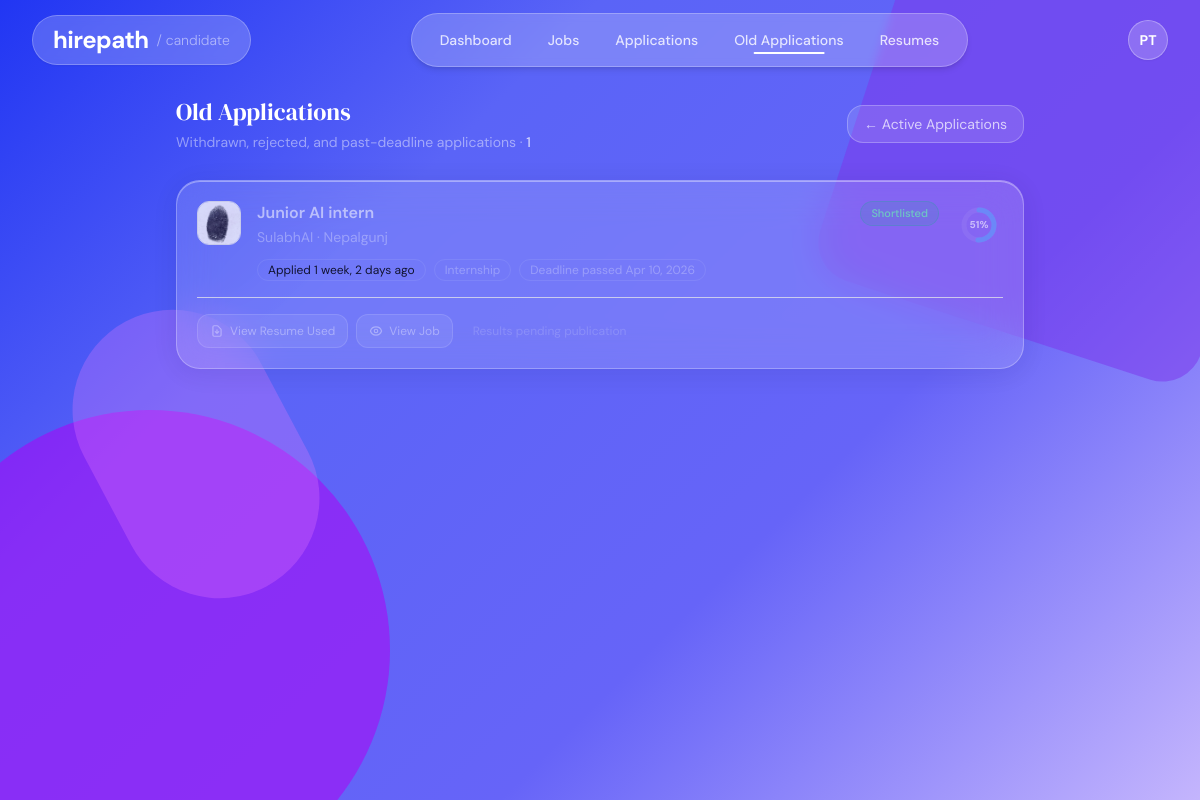
Page /applications/my/old/ (signed in) on the committed database.
### applications/models.py (models this page shows, shortened)
class Application(models.Model):
    class Status(models.TextChoices):
        PENDING     = "pending",     "Pending Review"
        REVIEWED    = "reviewed",    "Reviewed"
        SHORTLISTED = "shortlisted", "Shortlisted"
        REJECTED    = "rejected",    "Rejected"
        HIRED       = "hired",       "Hired"
        WITHDRAWN   = "withdrawn",   "Withdrawn"   # ← was missing, caused 3 view crashes
    candidate    = models.ForeignKey(
                     'accounts.CandidateProfile',
                     on_delete=models.CASCADE,
                     related_name="applications",
                   )
    job          = models.ForeignKey(
                     'jobs.Job',
                     on_delete=models.CASCADE,
                     related_name="applications",
                   )
    resume       = models.ForeignKey(
                     Resume,
                     on_delete=models.SET_NULL,
                     null=True,
                     related_name="applications",
                   )
    cover_letter  = models.TextField(blank=True, help_text="Optional cover letter")
    match_score   = models.FloatField(default=0)
    status        = models.CharField(
                      max_length=20,
                      choices=Status.choices,
                      default=Status.PENDING,
                    )
    company_note  = models.TextField(blank=True)
    score_notes   = models.TextField(blank=True)
    status_note   = models.TextField(blank=True, help_text="Internal note visible to company only")
    applied_at    = models.DateTimeField(auto_now_add=True)
    updated_at    = models.DateTimeField(auto_now=True)
    class Meta:
        constraints = [
            models.UniqueConstraint(fields=["candidate", "job"], name="unique_application")
        ]
        ordering = ["-match_score", "-applied_at"]

### jobs/models.py (models this page shows, shortened)
class Job(models.Model):
    class JobType(models.TextChoices):
        FULL_TIME  = "full_time",  "Full-time"
        PART_TIME  = "part_time",  "Part-time"
        CONTRACT   = "contract",   "Contract"
        INTERNSHIP = "internship", "Internship"
        REMOTE     = "remote",     "Remote"
        HYBRID     = "hybrid",     "Hybrid"
    class Status(models.TextChoices):
        OPEN   = "open",   "Open"
        CLOSED = "closed", "Closed"
        DRAFT  = "draft",  "Draft"
    class QualificationLevel(models.TextChoices):
        ANY      = "",         "Any / Not specified"
        DIPLOMA  = "diploma",  "Diploma"
        BACHELOR = "bachelor", "Bachelor's Degree"
        MASTER   = "master",   "Master's Degree"
        PHD      = "phd",      "PhD / Doctorate"
    company          = models.ForeignKey(
                         CompanyProfile,
                         on_delete=models.CASCADE,
                         related_name="jobs"
                       )
    title            = models.CharField(max_length=255)
    description      = models.TextField()
    requirements     = models.TextField(blank=True, help_text="Detailed role requirements")
    responsibilities = models.TextField(blank=True, help_text="Key responsibilities")
    experience_required    = models.IntegerField(
                               default=0,
                               help_text="Minimum years of experience required"
                             )
    qualification_required = models.CharField(
                               max_length=20,
                               choices=QualificationLevel.choices,
                               default=QualificationLevel.ANY,
                               blank=True,
                               help_text="Minimum qualification level required"
                             )
    open_positions   = models.PositiveIntegerField(
                         default=1,
                         help_text="Number of open positions for this role"
                       )
    skills           = models.ManyToManyField(Skill, blank=True)
    location         = models.CharField(max_length=255, blank=True)
    job_type         = models.CharField(
                         max_length=20,
                         choices=JobType.choices,
                         default=JobType.FULL_TIME
                       )
    salary_min       = models.PositiveIntegerField(null=True, blank=True)
    salary_max       = models.PositiveIntegerField(null=True, blank=True)
    salary_currency  = models.CharField(max_length=10, default="NPR")
    status           = models.CharField(
                         max_length=10,
                         choices=Status.choices,
                         default=Status.OPEN
                       )
    deadline         = models.DateField(null=True, blank=True)
    created_at       = models.DateTimeField(auto_now_add=True)
    updated_at       = models.DateTimeField(auto_now=True)
    results_published    = models.BooleanField(default=False)
    shortlist_email_sent = models.BooleanField(default=False)
    class Meta:
        ordering = ["-created_at"]

### accounts/models.py (models this page shows, shortened)
class CompanyProfile(models.Model):
    user         = models.OneToOneField(User, on_delete=models.CASCADE)
    phone           = models.CharField(max_length=20, blank=True)
    company_name = models.CharField(max_length=255)
    description  = models.TextField()
    website      = models.URLField(blank=True, null=True)
    location     = models.CharField(max_length=255, blank=True, null=True)
    logo         = models.ImageField(upload_to='company_logos/', blank=True, null=True)

### applications/views.py (the view)
# urls.py: path("my/old/",                          views.old_application_list,     name="old_application_list"),
@login_required
def old_application_list(request):
    import json as _json
    candidate = _get_candidate(request)
    if not candidate:
        return redirect("company_dashboard")
    from django.db.models import Q
    today = date.today()
    applications = (
        Application.objects
        .filter(candidate=candidate)
        .filter(
            Q(status__in=[
                Application.Status.WITHDRAWN,
                Application.Status.REJECTED,
            ]) |
            Q(job__deadline__lt=today)
        )
        .select_related("job__company", "resume")
        .order_by("-applied_at")
    )
    job_ids = list(applications.values_list("job_id", flat=True).distinct())
    job_data_map = {}  # job_id → dict
    from jobs.models import Job as JobModel
    jobs_map = JobModel.objects.in_bulk(job_ids)
    for job_id in job_ids:
        ranked_qs = (
            Application.objects
            .filter(job_id=job_id)
            .exclude(status=Application.Status.WITHDRAWN)
            .select_related("candidate__user")
            .order_by("-match_score", "applied_at")
        )
        all_apps       = list(ranked_qs)
        total          = len(all_apps)
        shortlisted_count = sum(
            1 for a in all_apps if a.status == Application.Status.SHORTLISTED
        )
        rank = None
        for idx, a in enumerate(all_apps, start=1):
            if a.candidate_id == candidate.pk:
                rank = idx
                break
        job_obj = jobs_map.get(job_id)
        results_published = job_obj.results_published if job_obj else False
        if results_published:
            ranked_list = []
            for idx, a in enumerate(all_apps, start=1):
                is_self = (a.candidate_id == candidate.pk)
                name = (
                    a.candidate.user.get_full_name() or a.candidate.user.username
                    if is_self
                    else f"Candidate #{idx}"
                )
                ranked_list.append({
                    "rank":        idx,
                    "name":        name,
                    "score":       round(a.match_score or 0),
                    "status":      a.status,
                    "shortlisted": a.status == Application.Status.SHORTLISTED,
                    "is_self":     is_self,
                })
        else:
            ranked_list = []
        job_data_map[job_id] = {
            "rank":              rank,
            "total":             total,
            "shortlisted_count": shortlisted_count,
            "results_published": results_published,
            "ranked_list_json":  _json.dumps(ranked_list),
        }
    app_data = []
    for app in applications:
        jd = job_data_map.get(app.job_id, {})
        app_data.append({
            "app":              app,
            "rank":             jd.get("rank"),
            "total":            jd.get("total", 0),
            "shortlisted_count": jd.get("shortlisted_count", 0),
            "results_published": jd.get("results_published", False),
            "ranked_list_json": jd.get("ranked_list_json", "[]"),
        })
    return render(request, "applications/old_application_list.html", {
        "app_data": app_data,
    })

### templates/applications/old_application_list.html (shortened to what this page needs)
{% extends "candidate_base.html" %}
{% block nav_old_applications %}active{% endblock %}
{% block nav_avatar %}
{% if request.user.is_authenticated %}
  <div class="h-10 w-10 flex items-center justify-center rounded-full backdrop-blur-md bg-white/20 border border-white/30 hover:bg-white/35 transition-all shadow-sm font-bold text-white text-sm select-none">
    {{ request.user.first_name|first|default:request.user.username|first|upper }}{{ request.user.last_name|first|upper }}
  </div>
{% endif %}
{% endblock %}
{% block main_content %}
<main class="max-w-4xl mx-auto px-4 md:px-6 pt-[12vh] pb-12 relative z-10">
  <div class="flex items-center justify-between mb-7">
    <div>
      <h1 class="font-serif-display text-2xl text-white">Old Applications</h1>
      <p class="text-white/45 text-sm mt-1">
        Withdrawn, rejected, and past-deadline applications ·
        <span class="text-white/70 font-medium">{{ app_data|length }}</span>
      </p>
    </div>
    <a href="{% url 'application_list' %}"
       class="btn-ghost px-4 py-2 rounded-2xl text-sm">
      ← Active Applications
    </a>
  </div>
  {% if app_data %}
  <div class="flex flex-col gap-3">
    {% for item in app_data %}
    {% with app=item.app %}
    <div class="app-card glass-card rounded-3xl p-5">
      <div class="flex items-start gap-4">
        <div class="w-11 h-11 rounded-xl bg-white/10 border border-white/18 overflow-hidden flex items-center justify-center flex-shrink-0"
             style="filter: grayscale(40%);">
          {% if app.job.company.logo %}
            <img src="{{ app.job.company.logo.url }}" alt="{{ app.job.company.company_name }}" class="w-full h-full object-cover"/>
          {% else %}
            <img src="https://api.dicebear.com/7.x/initials/svg?seed={{ app.job.company.company_name|urlencode }}&backgroundColor=dbeafe&textColor=2563eb"
                 alt="{{ app.job.company.company_name }}" class="w-full h-full object-cover"/>
          {% endif %}
        </div>
        <div class="flex-1 min-w-0">
          <div class="flex items-start justify-between gap-3">
            <div class="min-w-0">
              <p class="text-white/70 font-semibold text-base truncate">{{ app.job.title }}</p>
              <p class="text-white/40 text-sm mt-0.5">
                {{ app.job.company.company_name }}
                {% if app.job.location %} · {{ app.job.location }}{% endif %}
              </p>
            </div>
            <div class="flex items-center gap-2 flex-shrink-0">
              {% if item.results_published %}
                {% if app.status == 'shortlisted' or app.status == 'hired' %}
                <span class="badge badge-shortlisted">Shortlisted</span>
                {% elif app.status == 'rejected' %}
                <span class="badge badge-rejected">Not Selected</span>
                {% elif app.status == 'withdrawn' %}
                <span class="badge badge-withdrawn">Withdrawn</span>
                {% else %}
                <span class="badge badge-pending">Pending</span>
                {% endif %}
              {% else %}
                <span class="badge badge-{{ app.status }}">{{ app.get_status_display }}</span>
              {% endif %}
            </div>
          </div>
          <div class="flex flex-wrap items-center gap-2 mt-3">
            <span class="text-xs text-white/28 bg-white/6 border border-white/10 px-2.5 py-0.5 rounded-full">
              Applied {{ app.applied_at|timesince }} ago
            </span>
            <span class="text-xs text-white/35 bg-white/6 border border-white/10 px-2.5 py-0.5 rounded-full">
              {{ app.job.get_job_type_display }}
            </span>
            {% if app.status == 'withdrawn' %}
            <span class="text-xs text-white/35 bg-white/6 border border-white/10 px-2.5 py-0.5 rounded-full">
              You withdrew this application
            </span>
            {% elif app.status == 'rejected' and not item.results_published %}
            <span class="text-xs text-white/35 bg-white/6 border border-white/10 px-2.5 py-0.5 rounded-full">
              Not selected for this role
            </span>
            {% elif app.job.deadline %}
            <span class="text-xs text-white/35 bg-white/6 border border-white/10 px-2.5 py-0.5 rounded-full">
              Deadline passed {{ app.job.deadline|date:"M j, Y" }}
            </span>
            {% endif %}
          </div>
        </div>
        <div class="score-ring-wrap">
          {% if app.match_score and app.status != 'withdrawn' %}
          <svg viewBox="0 0 48 48" width="48" height="48">
            <circle cx="24" cy="24" r="15"
                    fill="none"
                    stroke="rgba(255,255,255,0.10)"
                    stroke-width="5"/>
            <circle cx="24" cy="24" r="15"
                    fill="none"
                    stroke="{% if app.match_score >= 70 %}#22c55e{% elif app.match_score >= 45 %}#60a5fa{% else %}#f87171{% endif %}"
                    stroke-width="5"
                    stroke-linecap="round"
                    stroke-dasharray="94.25"
                    stroke-dashoffset="94.25"
                    class="score-arc"
                    data-score="{{ app.match_score|floatformat:1 }}"/>
          </svg>
          <div class="score-ring-text">{{ app.match_score|floatformat:0 }}%</div>
          {% endif %}
        </div>
      </div>
      <div class="flex items-center gap-2 mt-4 pt-4 border-t border-white/8">
        {% if app.resume %}
        <a href="{{ app.resume.file.url }}" target="_blank"
           class="btn-ghost flex items-center gap-1.5 px-3 py-2 rounded-xl text-xs opacity-70 hover:opacity-100">
          <svg class="w-3.5 h-3.5" fill="none" stroke="currentColor" viewBox="0 0 24 24">
            <path stroke-linecap="round" stroke-linejoin="round" stroke-width="2" d="M12 10v6m0 0l-3-3m3 3l3-3m2 8H7a2 2 0 01-2-2V5a2 2 0 012-2h5.586a1 1 0 01.707.293l5.414 5.414a1 1 0 01.293.707V19a2 2 0 01-2 2z"/>
          </svg>
          View Resume Used
        </a>
        {% endif %}
        <a href="{% url 'job_detail' app.job.id %}"
           class="btn-ghost flex items-center gap-1.5 px-3 py-2 rounded-xl text-xs opacity-70 hover:opacity-100">
          View Job
        </a>
        {% if item.results_published %}
        <button onclick="openModal({{ item.ranked_list_json|safe }}, '{{ app.job.title|escapejs }}', {{ item.total }}, {{ item.shortlisted_count }}, {{ item.rank|default:0 }})"
                class="btn-ghost flex items-center gap-1.5 px-3 py-2 rounded-xl text-xs
                       bg-indigo-500/12 border-indigo-400/22 text-indigo-300
                       hover:bg-indigo-500/22 hover:opacity-100 opacity-90">
          <svg class="w-3.5 h-3.5" fill="none" stroke="currentColor" viewBox="0 0 24 24">
            <path stroke-linecap="round" stroke-linejoin="round" stroke-width="2"
                  d="M9 19v-6a2 2 0 00-2-2H5a2 2 0 00-2 2v6a2 2 0 002 2h2a2 2 0 002-2zm0 0V9a2 2 0 012-2h2a2 2 0 012 2v10m-6 0a2 2 0 002 2h2a2 2 0 002-2m0 0V5a2 2 0 012-2h2a2 2 0 012 2v14a2 2 0 01-2 2h-2a2 2 0 01-2-2z"/>
          </svg>
          View Results
        </button>
        {% elif app.status != 'withdrawn' %}
        <span class="text-xs text-white/20 px-3 py-2">
        </span>
        {% endif %}
      </div>
    </div>
    {% endwith %}
    {% endfor %}
  </div>
  {% endif %}
</main>
{% endblock %}

### rows in the picture
Application: app.job.company.logo (picture), app.job "Junior AI intern", app.job.company.company_name "SulabhAI", app.job.location "Nepalgunj", app.status "Shortlisted", app.applied_at "1 week, 2 days", app.job.job_type "Internship", app.job.deadline "Apr 10, 2026", app.match_score "51"

### other values in the picture
{{ request.user.last_name|first|upper }} "T"
{{ app_data|length }} "1"
